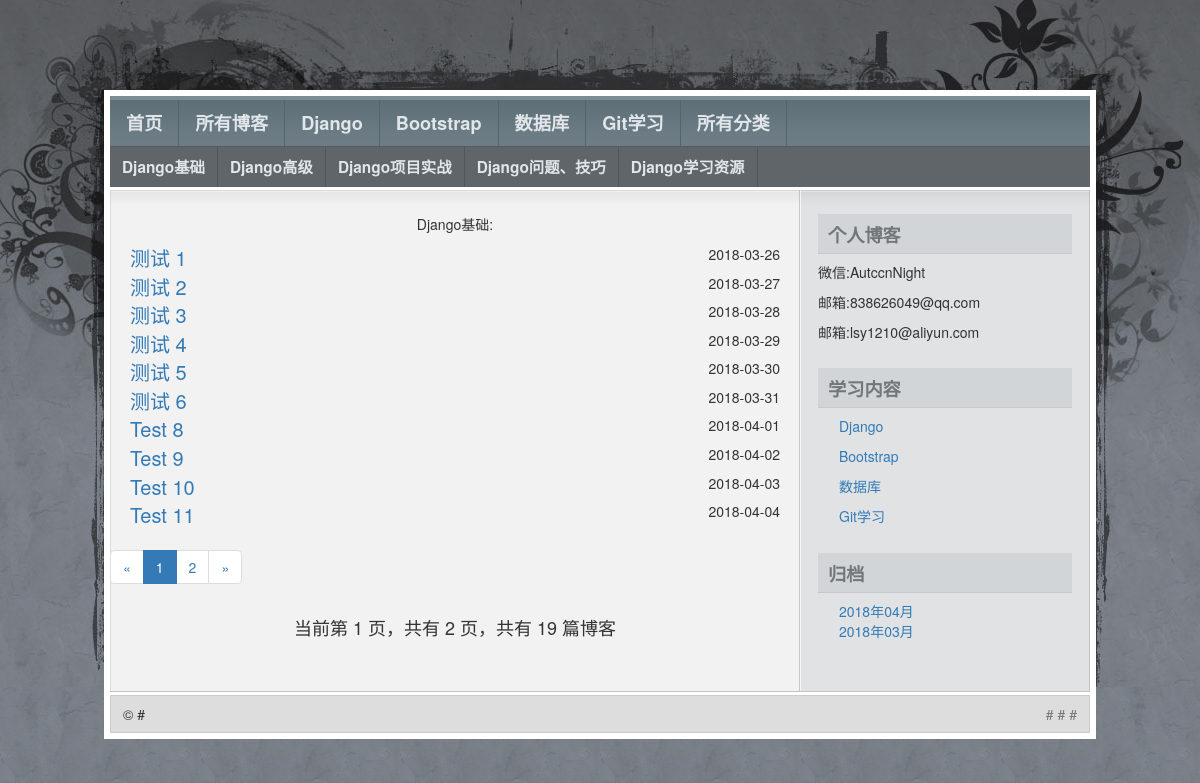
Page /blog/category.html/1 on the committed database.
### blog/models.py (models this page shows)
class BaseType(models.Model):
    type_name = models.CharField(max_length=50,verbose_name='类型名称')
    class Meta:
        verbose_name = "博客大类型"
        verbose_name_plural = verbose_name
    def __str__(self):
        return self.type_name

class BlogType(models.Model):
    type_name = models.CharField(max_length=50,verbose_name='类型名称')
    base_type = models.ForeignKey(BaseType,null=True,on_delete = models.DO_NOTHING)
    class Meta:
        verbose_name = "博客细类型"
        verbose_name_plural = verbose_name
    def __str__(self):
        return self.type_name

class Blog(models.Model):
    title = models.CharField(max_length=30,verbose_name='标题')
    blog_type = models.ForeignKey(BlogType,on_delete = models.DO_NOTHING)
    content = RichTextUploadingField() #正文不限制字数
    author = models.ForeignKey(User,on_delete = models.DO_NOTHING)
    created_time = models.DateTimeField(default = timezone.now,verbose_name='创建日期')
    last_updated_time = models.DateTimeField(default = timezone.now)
    class Meta:
        verbose_name="博客表"
        verbose_name_plural=verbose_name

### blog/views.py (the view)
# urls.py: path('category.html/<int:id>', views.category_blogs, name='category_blogs'),
def category_blogs(request,id):
    typename = BlogType.objects.filter(pk = id).first()
    category_blogs = Blog.objects.filter(blog_type = typename)#过滤器
    '''分页'''
    pageObj, page_range = pag(request, category_blogs, 10)
    cateObj = BlogType.objects.get(pk=id) # 得到当前小分类的对象
    baseObj = BaseType.objects.get(type_name = cateObj.base_type)#获取当前大类对象
    base_categorys = baseObj.blogtype_set.all()
    return render(request,'category_blogs.html',locals())

### blog/views.py (called while the page is built)
def gobal(request):
    base_types = BaseType.objects.all()
    ''' 获取所有的细分类'''
    all_categorys = BlogType.objects.all()
    ''
    ''' 获取大分类下的细分类'''
    ''' 获取所有的日期'''
    all_dates = Blog.objects.dates("created_time", 'month', order='DESC')
    ''' 获取所有的文章'''
    all_blogs = Blog.objects.all().order_by('-created_time')
    ''' 获取最近五篇文章'''
    recent_blogs = all_blogs[:5]
    '''dates(field, kind, order='ASC')三个参数为：字段，类型，和排序方法，ASC（正序）和DESC（倒序）'''
    all_dates = Blog.objects.dates("created_time", 'month', order='DESC')
    return locals()

### mysite/views.py (called while the page is built)
def gobal(request):
    base_types = BaseType.objects.all()
    ''' 获取所有的细分类'''
    all_categorys = BlogType.objects.all()
    ''' 获取所有的日期'''
    all_dates = Blog.objects.dates("created_time", 'month', order='DESC')
    ''' 获取所有的文章'''
    all_blogs = Blog.objects.all().order_by('-created_time')
    ''' 获取最近五篇文章'''
    recent_blogs = all_blogs[:5]
    '''dates(field, kind, order='ASC')三个参数为：字段，类型，和排序方法，ASC（正序）和DESC（倒序）'''
    all_dates = Blog.objects.dates("created_time", 'month', order='DESC')
    return locals()

### templates/category_blogs.html (shortened to what this page needs)
{% extends 'base_categorys.html' %}
{% load static from staticfiles %}
{% block left %}
    <div class="left" id="content_wrapper">
        <div id="content">
            <p style="text-align: center;">{{cateObj.type_name}}:</p>
            {% for blog in pageObj %}
                <div>
                    <a href="{% url 'blog:blog_post' blog.pk %}"><span class="blogtitle">{{ blog.title }}</span></a>
                    <span class="time">{{ blog.created_time|date:"Y-m-d" }}</span>
                    <br>
                </div>
                {% empty %}
                <p class = 'if' align="center">---暂无博客---</p>
            {% endfor %}
        </div>
        {% if pageObj %}
        <div class="paginator">
            <ul class="pagination">
                <li>
                    {% if pageObj.has_previous %}
                        <a href="?page={{ pageObj.previous_page_number }}" aria-label="Previous">
                            <span aria-hidden="true">&laquo;</span>
                        </a>
                    {% else %}
                        <span aria-hidden="true">&laquo;</span>
                    {% endif %}
                </li>
                {% for page_num in page_range %}
                    {% if page_num == pageObj.number %}
                        <li class="active"><span>{{ page_num }}</span></li>
                    {% else %}
                        {% if page_num == '...' %}
                            <li><span>{{ page_num }}</span></li>
                        {% else %}
                            <li><a href="?page={{ page_num }}">{{ page_num }}</a></li>
                        {% endif %}
                    {% endif %}
                {% endfor %}
                <li>
                    {% if pageObj.has_next %}
                        <a href="?page={{ pageObj.next_page_number }}" aria-label="Next">
                            <span aria-hidden="true">&raquo;</span>
                        </a>
                    {% else %}
                        <span aria-hidden="true">&raquo;</span>
                    {% endif %}
                </li>
            </ul>
        </div>
    <h4 style="text-align: center">当前第&nbsp;{{ pageObj.number }}&nbsp;页，共有&nbsp;{{ pageObj.paginator.num_pages }}&nbsp;页，共有&nbsp;{{ pageObj.paginator.count }}&nbsp;篇博客</h4>
        {% endif %}
    </div>
{% endblock %}

### templates/base_categorys.html (shortened to what this page needs)
{% extends 'index.html' %}
{% load static from staticfiles %}
{% block sub %}
    <div id="subnav">
        <ul class="tabbed">
            {% for cat in base_categorys %}
            <li class="current_page_item"><a href="{% url 'blog:category_blogs' cat.pk %}">{{cat.type_name}}</a></li>
            {% endfor %}
        </ul>
    </div>
{% endblock %}

### templates/index.html (shortened to what this page needs)
{% load static from staticfiles %}
<!DOCTYPE html>
<html>
<head>
    <link rel="stylesheet" type="text/css" href="{% static 'css/style.css' %}" media="screen"/>
    <link rel="stylesheet" href="https://cdn.bootcss.com/bootstrap/3.3.7/css/bootstrap.min.css"
>
</head>
<body id="top">
<div id="layout_wrapper">
    <div id="layout_wrapper2">
        <div id="layout_wrapper3">
            <div id="layout_wrapper4">
                <div id="navigation">
                    <div id="nav">
                        <ul class="tabbed">
                            <li><a href="{% url 'home' %}">首页</a></li>
                            <li> <a href="{% url 'blog:blog_list' %}">所有博客</a>
                            </li>
                            {% for base in base_types %}
                            <li><a href="{% url 'blog:base_categorys' base.pk %}">{{base.type_name}}</a></li>
                            {% endfor %}
                            <li><a href="{% url 'blog:all_categorys' %}">所有分类</a></li>
                        </ul>
                    </div>
                    {% block sub %}{% endblock %}
                </div>
                <div id="main_wrapper">
                    <div id="main">
                        {% block left %}{% endblock %}
                        <div class="right" id="sidebar_wrapper">
                            <div id="sidebar">
                                <div class="box">
                                    <div class="box_title">个人博客</div>
                                    <div class="box_content">
                                        <p>微信:AutccnNight</p>
                                        <p>邮箱:838626049@qq.com</p>
                                        <p>邮箱:lsy1210@aliyun.com</p>
                                    </div>
                                </div>
                                <div class="box">
                                    <div class="box_title">学习内容</div>
                                    <div class="box_content">
                                        {% for base in base_types%}
                                        <ul>
                                            <li><a href="{% url 'blog:base_categorys' base.pk %}">{{ base.type_name}}</a></li>
                                        </ul>
                                         {% endfor %}
                                    </div>
                                </div>
                                <div class="box">
                                    <div class="box_title">归档</div>
                                    <div class="box_content">
                                        <ul>
                                            {% for date in all_dates %}
                                                <li>
                                                    <a href="{% url 'blog:archieve_blogs' date.year date.month %}">
                                                        {{ date|date:"Y年m月" }}</a>&nbsp;&nbsp;
                                                </li>
                                            {% endfor %}
                                        </ul>
                                    </div>
                                </div>
                            </div>
                        </div>
                    </div>
                </div>
                <div id="footer">
                    <div class="left">
                        &copy; #
                    </div>
                    <div class="right">
                        <a href="#">#</a> # <a href="#">#</a>
                    </div>
                </div>
            </div>
        </div>
    </div>
</div>
</body>
</html>

### static/css/style.css (style rules this page uses)
html, body, div, span, object, iframe, h1, h2, h3, h4, h5, h6, p, blockquote, pre, a, abbr, acronym, address, code, del, dfn, em, img, q, dl, dt, dd, ol, ul, li, fieldset, form, label, legend, table, caption, tbody, tfoot, thead, tr, th, td, textarea, input, select { margin: 0; padding: 0; border: 0; font-weight: inherit; font-style: inherit; font-size: 100%; font-family: inherit; vertical-align: baseline; }
html { height: 100%; padding-bottom: 1px; }
body { background: #797E84 url('img/body.jpg'); color: #444; font: normal 80% sans-serif; line-height: 1.5; }
h1,h2,h3,h4,h5,h6 { color: #555; font-weight: normal; line-height: 1; margin-bottom: 0.3em; }
h4,h5,h6 { font-weight: bold; }
h4 { font-size: 1.25em; }
p { margin-bottom: 1em; }
a { color: #357; text-decoration: underline; }
ul, ol { margin: 0 1.5em 1.5em 1.5em; }
ul { list-style-type: disc; }
ul.tabbed { display: inline; margin: 0; }
ul.tabbed li { float: left; list-style: none; margin: 0; }
.left,.alignleft { float: left; }
.right,.alignright { float: right; }
.box { margin-bottom: 0.6em; }
.box_title { background: #D2D5D8; border-bottom: 1px solid #C6C9CB; color: #70767A; font: bold 1.3em sans-serif; padding: 7px 10px 6px; }
.box_content { padding: 8px 0 8px; }
.box li:first-child { border-top: none; }
#layout_wrapper { background: url('img/layout_wrapper.jpg') repeat-x; padding-bottom: 16px; }
#layout_wrapper2 { background: url('img/layout_wrapper2.jpg') no-repeat center top; padding-top: 90px; }
#layout_wrapper3 { background: #FFF; margin: 0 auto; width: 992px; }
#layout_wrapper4 { padding: 6px; }
#navigation { background: #6E7D85 url('img/navigation.gif') repeat-x; margin-bottom: 3px; padding-top: 4px; }
#navigation a { color: #E0E6EA; display: block; font-weight: bold; text-decoration: none; }
#nav li { border-right: 1px solid #54646C; }
#nav a { font-size: 1.3em; padding: 10px 16px; }
#subnav { border-top: 1px solid #555A5F; background: #60656A; }
#subnav li { border-right: 1px solid #50555A; }
#subnav a { font-size: 1.1em; padding: 9px 12px; }
#main_wrapper { background: url('img/main_wrapper.gif') repeat-y; border-bottom: 1px solid #C3C4C1; margin-bottom: 3px; }
#main { background: url('img/main.gif') no-repeat; padding: 24px 0; }
#content_wrapper { width: 690px; }
#content { padding: 0 20px; }
#sidebar_wrapper { width: 290px; }
#sidebar { padding: 0 18px; }
#footer { background: #DDD; border: 1px solid #CCC; padding: 8px 12px; }
#footer .right, #footer .right a { color: #777; text-decoration: none; }

### templates/index.html (style rules this page uses)
li { list-style: none; }

### templates/category_blogs.html (style rules this page uses)
span.blogtitle { font-size: 20px; }
span.time { float: right; }

### rows in the picture
BaseType: type_name "Django"
BaseType: type_name "Bootstrap"
BaseType: type_name "数据库"
BaseType: type_name "Git学习"
BlogType: type_name "Django基础"
BlogType: type_name "Django高级"
BlogType: type_name "Django项目实战"
BlogType: type_name "Django问题、技巧"
BlogType: type_name "Django学习资源"
Blog: title "测试 1", created_time "2018-03-26"
Blog: title "测试 2", created_time "2018-03-27"
Blog: title "测试 3", created_time "2018-03-28"
Blog: title "测试 4", created_time "2018-03-29"
Blog: title "测试 5", created_time "2018-03-30"
Blog: title "测试 6", created_time "2018-03-31"
Blog: title "Test 8", created_time "2018-04-01"
Blog: title "Test 9", created_time "2018-04-02"
Blog: title "Test 10", created_time "2018-04-03"
Blog: title "Test 11", created_time "2018-04-04"

### other values in the picture
{{ page_num }} "1"
{{ page_num }} "2"
{{ pageObj.number }} "1"
{{ pageObj.paginator.num_pages }} "2"
{{ pageObj.paginator.count }} "19"
{{ date|date:"Y年m月" }} "2018年04月" "2018年03月"
